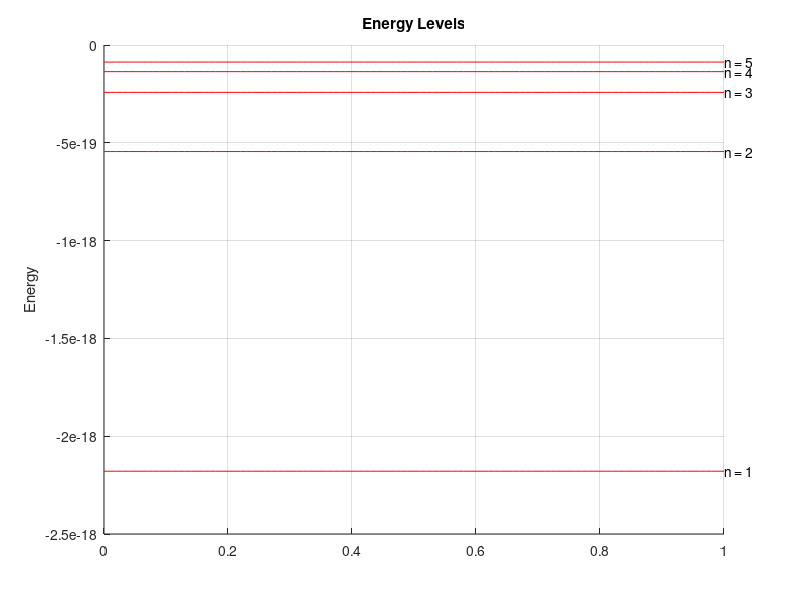

Source code (MATLAB): (Note: this script raises an error after producing the figure.)
% H_atom.m - Hydrogen atom orbitals
% author : hdpoorna
% MATLAB R2018b

%% Initialization

clc;
clear;
close all;

h = 6.626e-34;      % Planck's constant
h_bar = h/(2*pi);
eps = 8.854e-12;    % Permittivity of free space

q = 1.602e-19;      % charge of an electron
m_p = 1.6726e-27;   % mass of a proton
m_e = 9.109e-31;    % mass of an electron
mass = m_e;         % assuming proton is fixed, neglecting reduced mass. (0.9995m_e)
a0 = 4*pi*eps*power(h_bar/q, 2)/mass;   % Bohr radius

n = input('Enter n (>= 1 ; a positive integer): ');      % >= 1
l = input('Enter l (0 <= l <= n-1 ; a non-negative integer): ');      % 0 <= l < n
m = input('Enter m (-l <= m <= +l ; an integer): ');      % -l <= m <= l

%% Plotting energy levels

n_max = 5;
z_E = 0:0.01:1;

E = zeros(n_max, length(z_E));

figure('Name', 'Energy Levels'); hold on;
for nE = 1:n_max
    E_nE = -mass*power((q^2)/(pi*eps*h_bar*nE), 2)/32;
    E(nE, :) = E_nE;
    plot(z_E, E(nE, :), 'r-');
    text(max(z_E), max(E(nE, :)), sprintf('n = %s', num2str(nE)));
end
hold off; grid on;
title('Energy Levels'); ylabel('Energy');

%% Plotting probability distributions and orbital shapes

r_max = 120e-12;        % Van der Vaal's radius of Hydrogen
dp = 15;

x = [-r_max:r_max/dp:-r_max/dp r_max/dp:r_max/dp:r_max];
y = [-r_max:r_max/dp:-r_max/dp r_max/dp:r_max/dp:r_max];
z = [-r_max:r_max/dp:-r_max/dp r_max/dp:r_max/dp:r_max];

[X, Y, Z] = meshgrid(x, y, z);

R = sqrt(X.^2 + Y.^2 + Z.^2);
Theta = atan2(sqrt(X.^2 + Y.^2), Z);
Phi = atan2(Y,X);

%{
Rnl_r = sqrt(factorial(n - l - 1)/(2*n*(factorial(n + 1))^3))*power(2/(n*a0), l + 3/2)*...
    a_laguerre(n + l, 2*l + 1, 2*R/(n*a0)).*...
    power(R, l).*exp(-R/(n*a0));

Ylm = sqrt((2*l + 1)*factorial(l - abs(m))/(4*pi*factorial(l + abs(m))))*...
    a_legendre(l, abs(m), cos(Theta)).*...
    exp(1i*m*Phi);
%}

psi = H_wave_f(n, l, m, R, Theta, Phi);
prob = double(abs(psi).^2);

% slice 1
xslice = 0;        % location of y-z planes
yslice = 0;        % location of x-z planes
zslice = 0;        % location of x-y planes

%{
% slice 3
xslice = [-r_max/4, 0, r_max/4];        % location of y-z planes
yslice = [-r_max/4, 0, r_max/4];        % location of x-z planes
zslice = [-r_max/4, 0, r_max/4];        % location of x-y planes
%}


figure('Name', 'Probability Distribution');
subplot(1,2,1);
slice(X, Y, Z, prob, xslice, yslice, zslice)
xlabel('x'); ylabel('y'); zlabel('z'); colorbar; daspect([1 1 1]);
title(sprintf('Probability Distribution for n = %s, l = %s, m = %s', num2str(n), num2str(l), num2str(m)));


%figure('Name', 'Orbital Shape');
subplot(1,2,2);
iso_val = max(prob, [], 'all') - (max(prob, [], 'all') - min(prob, [], 'all'))*0.85;
p = patch(isosurface(X, Y, Z, prob, iso_val));
p.FaceColor = 'red'; p.EdgeColor = 'None';
daspect([1 1 1]); view(3); camlight;
xlabel('x'); ylabel('y'); zlabel('z');
title(sprintf('Orbital Shape for n = %s, l = %s, m = %s', num2str(n), num2str(l), num2str(m)));

%% Define local functions

function [psi] = H_wave_f(n, l, m, R, Theta, Phi)
%h_wave_f Calculates Hydrogen atom wave function

h = 6.626e-34;      % Planck's constant
h_bar = h/(2*pi);
eps = 8.854e-12;

q = 1.602e-19;
m_p = 1.2726e-27;
m_e = 9.109e-31;
mass = m_e;            % assuming proton is fixed, neglecting reduced mass. (o.9995m_e)
a0 = 4*pi*eps*power(h_bar/q, 2)/mass;

%{
Rnl_r = sqrt(factorial(n - l - 1)/(2*n*(factorial(n + 1))^3))*power(2/(n*a0), l + 3/2)*...
    a_laguerre(n + l, 2*l + 1, 2*R/(n*a0)).*...
    power(R, l).*exp(-R/(n*a0));
%}
Rnl_r = sqrt(factorial(n - l - 1)/(2*n*(factorial(n + 1))^3))*power(2/(n*a0), l + 3/2)*...
    a_laguerre(n + l, 2*l + 1, 2*R/(n*a0)).*...
    power(R, l).*exp(-R/(n*a0));

if m == 0
    Ylm = sqrt((2*l + 1)*factorial(l - abs(m))/(4*pi*factorial(l + abs(m))))*...
        a_legendre(l, abs(m), cos(Theta)).*...
        exp(1i*m*Phi);
    psi = Rnl_r.*Ylm;
elseif m > 0
    Ylm_pos = sqrt((2*l + 1)*factorial(l - abs(m))/(4*pi*factorial(l + abs(m))))*...
        a_legendre(l, abs(m), cos(Theta)).*...
        exp(1i*abs(m)*Phi);
    Ylm_neg = sqrt((2*l + 1)*factorial(l - abs(m))/(4*pi*factorial(l + abs(m))))*...
        a_legendre(l, abs(m), cos(Theta)).*...
        exp(-1i*abs(m)*Phi);
    psi = Rnl_r.*(Ylm_pos + Ylm_neg)/sqrt(2);
else
    Ylm_pos = sqrt((2*l + 1)*factorial(l - abs(m))/(4*pi*factorial(l + abs(m))))*...
        a_legendre(l, abs(m), cos(Theta)).*...
        exp(1i*abs(m)*Phi);
    Ylm_neg = sqrt((2*l + 1)*factorial(l - abs(m))/(4*pi*factorial(l + abs(m))))*...
        a_legendre(l, abs(m), cos(Theta)).*...
        exp(-1i*abs(m)*Phi);
    psi = -1i*Rnl_r.*(Ylm_pos - Ylm_neg)/sqrt(2);
end

end


function [L] = a_laguerre(a, b, x)
%a_laguerre Calculates associated Laguerre Polynomial value

syms y;
f = power(y, a + b).*exp(-y);
for i = 1:a
    f = diff(f);
end

g = power(y, -b).*exp(y)/factorial(a);

L = vpa(subs(g.*f, y, x));

end


function [P] = a_legendre(a, b, x)
%a_legendre Calculates associated Legendre Polynomial value

syms y;
f = power(y.^2 - 1, a);
for i = 1:(a + b)
    f = diff(f);
end

g = (-1)^b * power(1 - y.^2, b/2) / (2^a * factorial(a));

P = vpa(subs(g.*f, y, x));

end
